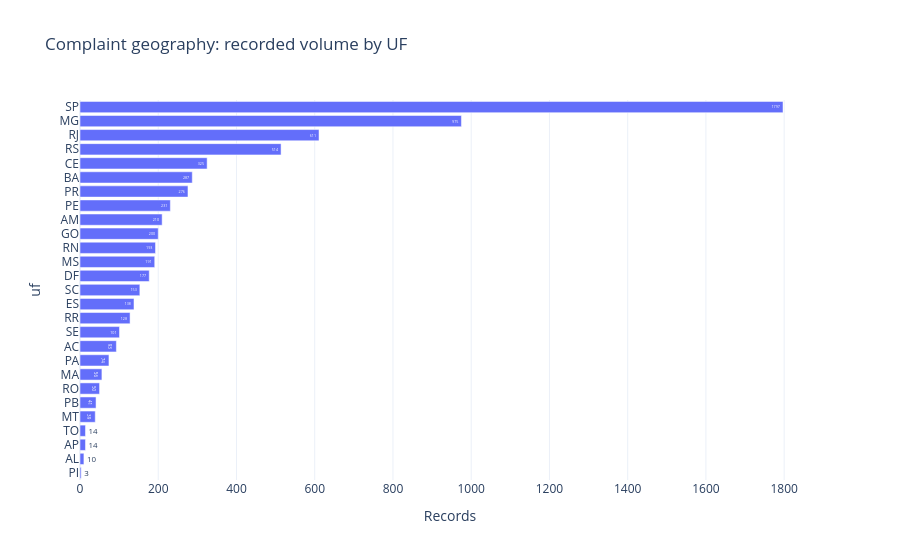
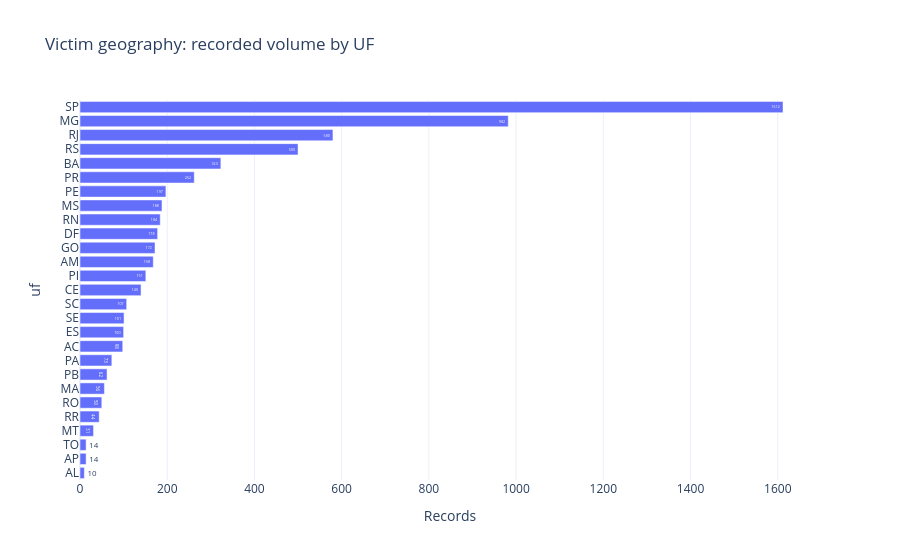
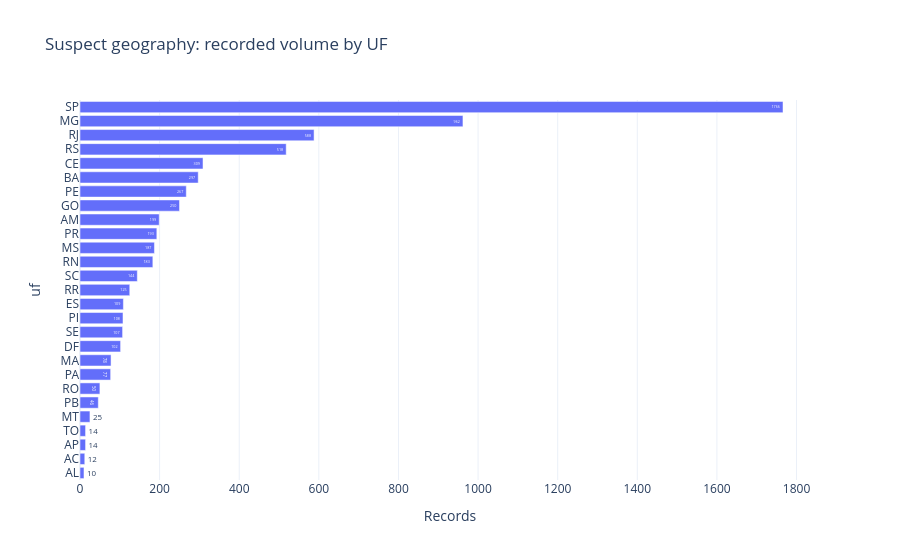

Source (notebook cell) for these figures, in order:
### Markdown cell above
## 7.9 State-level volume

State counts are shown for complaint, victim, and suspect locations. Missing and invalid UF values are excluded from ranked volumes and retained in the completeness reports.

### Code cell
state_volume_tables=[]
for role,fields in GEOGRAPHIC_ROLES.items():
    state_col=fields["state"]
    if state_col not in df_analysis.columns: continue
    temp=df_analysis[state_col].map(normalize_uf)
    valid_state=temp[temp.isin(UF_CODES)]
    counts=valid_state.value_counts().rename_axis("uf").reset_index(name="count")
    counts["percent_valid_geography"]=(counts["count"]/counts["count"].sum()*100).round(2)
    counts["role"]=role
    state_volume_tables.append(counts)
state_volumes=pd.concat(state_volume_tables,ignore_index=True) if state_volume_tables else pd.DataFrame()
display(state_volumes)

for role in state_volumes["role"].unique() if not state_volumes.empty else []:
    plot=state_volumes[state_volumes["role"]==role].sort_values("count")
    fig=px.bar(plot,x="count",y="uf",orientation="h",text="count",title=f"{role.title()} geography: recorded volume by UF",labels={"count":unit_label.title()})
    fig.update_layout(template=PLOTLY_TEMPLATE)
    fig.show()
    if EXPORT_FIGURES_HTML: fig.write_html(FIGURE_DIR/f"state_volume_{role}.html",include_plotlyjs=True)

### Figure 1 — Plotly figure (JSON) as saved in the notebook; plotly's stock layout.template omitted (floating-point values rounded to 4 significant figures)
{"data": [{"hovertemplate": "Records=%{text}<br>uf=%{y}<extra></extra>", "legendgroup": "", "marker": {"color": "#636efa", "pattern": {"shape": ""}}, "name": "", "orientation": "h", "showlegend": false, "text": [3.0, 10.0, 14.0, 14.0, 39.0, 41.0, 50.0, 56.0, 74.0, 93.0, 101.0, 128.0, 138.0, 153.0, 177.0, 191.0, 193.0, 200.0, 210.0, 231.0, 276.0, 287.0, 325.0, 514.0, 611.0, 975.0, 1797.0], "textposition": "auto", "type": "bar", "x": [3, 10, 14, 14, 39, 41, 50, 56, 74, 93, 101, 128, 138, 153, 177, 191, 193, 200, 210, 231, 276, 287, 325, 514, 611, 975, 1797], "xaxis": "x", "y": ["PI", "AL", "AP", "TO", "MT", "PB", "RO", "MA", "PA", "AC", "SE", "RR", "ES", "SC", "DF", "MS", "RN", "GO", "AM", "PE", "PR", "BA", "CE", "RS", "RJ", "MG", "SP"], "yaxis": "y"}], "layout": {"barmode": "relative", "legend": {"tracegroupgap": 0}, "title": {"text": "Complaint geography: recorded volume by UF"}, "xaxis": {"anchor": "y", "domain": [0, 1], "title": {"text": "Records"}}, "yaxis": {"anchor": "x", "domain": [0, 1], "title": {"text": "uf"}}}}

### Figure 2 — Plotly figure (JSON) as saved in the notebook; plotly's stock layout.template omitted (floating-point values rounded to 4 significant figures)
{"data": [{"hovertemplate": "Records=%{text}<br>uf=%{y}<extra></extra>", "legendgroup": "", "marker": {"color": "#636efa", "pattern": {"shape": ""}}, "name": "", "orientation": "h", "showlegend": false, "text": [10.0, 14.0, 14.0, 31.0, 44.0, 50.0, 56.0, 62.0, 73.0, 98.0, 100.0, 101.0, 107.0, 140.0, 151.0, 168.0, 172.0, 178.0, 184.0, 188.0, 197.0, 262.0, 323.0, 500.0, 580.0, 982.0, 1612.0], "textposition": "auto", "type": "bar", "x": [10, 14, 14, 31, 44, 50, 56, 62, 73, 98, 100, 101, 107, 140, 151, 168, 172, 178, 184, 188, 197, 262, 323, 500, 580, 982, 1612], "xaxis": "x", "y": ["AL", "AP", "TO", "MT", "RR", "RO", "MA", "PB", "PA", "AC", "ES", "SE", "SC", "CE", "PI", "AM", "GO", "DF", "RN", "MS", "PE", "PR", "BA", "RS", "RJ", "MG", "SP"], "yaxis": "y"}], "layout": {"barmode": "relative", "legend": {"tracegroupgap": 0}, "title": {"text": "Victim geography: recorded volume by UF"}, "xaxis": {"anchor": "y", "domain": [0, 1], "title": {"text": "Records"}}, "yaxis": {"anchor": "x", "domain": [0, 1], "title": {"text": "uf"}}}}

### Figure 3 — Plotly figure (JSON) as saved in the notebook; plotly's stock layout.template omitted (floating-point values rounded to 4 significant figures)
{"data": [{"hovertemplate": "Records=%{text}<br>uf=%{y}<extra></extra>", "legendgroup": "", "marker": {"color": "#636efa", "pattern": {"shape": ""}}, "name": "", "orientation": "h", "showlegend": false, "text": [10.0, 12.0, 14.0, 14.0, 25.0, 46.0, 50.0, 77.0, 78.0, 102.0, 107.0, 108.0, 109.0, 125.0, 144.0, 183.0, 187.0, 193.0, 199.0, 250.0, 267.0, 297.0, 309.0, 518.0, 588.0, 962.0, 1766.0], "textposition": "auto", "type": "bar", "x": [10, 12, 14, 14, 25, 46, 50, 77, 78, 102, 107, 108, 109, 125, 144, 183, 187, 193, 199, 250, 267, 297, 309, 518, 588, 962, 1766], "xaxis": "x", "y": ["AL", "AC", "AP", "TO", "MT", "PB", "RO", "PA", "MA", "DF", "SE", "PI", "ES", "RR", "SC", "RN", "MS", "PR", "AM", "GO", "PE", "BA", "CE", "RS", "RJ", "MG", "SP"], "yaxis": "y"}], "layout": {"barmode": "relative", "legend": {"tracegroupgap": 0}, "title": {"text": "Suspect geography: recorded volume by UF"}, "xaxis": {"anchor": "y", "domain": [0, 1], "title": {"text": "Records"}}, "yaxis": {"anchor": "x", "domain": [0, 1], "title": {"text": "uf"}}}}
